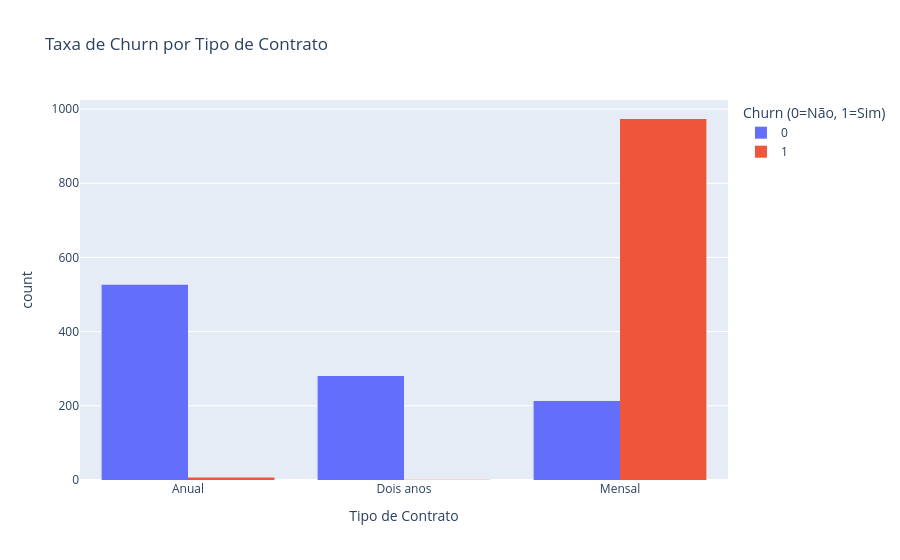

The notebook cell this image was saved under:
### Code cell
# Gráfico - Versão Interativa

# Histograma
dsa_fig_bar_contrato = px.histogram(df_churn, 
                                    x = 'Tipo_Contrato', 
                                    color = 'Churn', 
                                    barmode = 'group',
                                    title = 'Taxa de Churn por Tipo de Contrato',
                                    labels = {'Tipo_Contrato': 'Tipo de Contrato', 'Churn': 'Churn (0=Não, 1=Sim)'})
dsa_fig_bar_contrato.show()

### Figure 1 — Plotly figure (JSON) as saved in the notebook; plotly's stock layout.template omitted (floating-point values rounded to 4 significant figures; data arrays with more than 128 entries replaced by an {"elided": "..."} marker saying what was removed)
{"data": [{"alignmentgroup": "True", "bingroup": "x", "hovertemplate": "Churn (0=Não, 1=Sim)=0<br>Tipo de Contrato=%{x}<br>count=%{y}<extra></extra>", "legendgroup": "0", "marker": {"color": "#636efa", "pattern": {"shape": ""}}, "name": "0", "offsetgroup": "0", "orientation": "v", "showlegend": true, "type": "histogram", "x": {"elided": "1019 str values"}, "xaxis": "x", "yaxis": "y"}, {"alignmentgroup": "True", "bingroup": "x", "hovertemplate": "Churn (0=Não, 1=Sim)=1<br>Tipo de Contrato=%{x}<br>count=%{y}<extra></extra>", "legendgroup": "1", "marker": {"color": "#EF553B", "pattern": {"shape": ""}}, "name": "1", "offsetgroup": "1", "orientation": "v", "showlegend": true, "type": "histogram", "x": {"elided": "981 str values"}, "xaxis": "x", "yaxis": "y"}], "layout": {"barmode": "group", "legend": {"title": {"text": "Churn (0=Não, 1=Sim)"}, "tracegroupgap": 0}, "title": {"text": "Taxa de Churn por Tipo de Contrato"}, "xaxis": {"anchor": "y", "domain": [0, 1], "title": {"text": "Tipo de Contrato"}}, "yaxis": {"anchor": "x", "domain": [0, 1], "title": {"text": "count"}}}}
